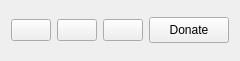
   <widget class="QWidget" name="horizontalLayoutWidget">
    <property name="geometry">
     <rect>
      <x>410</x>
      <y>0</y>
      <width>201</width>
      <height>61</height>
     </rect>
    </property>
    <layout class="QHBoxLayout" name="horizontalLayout">
     <item>
      <widget class="QPushButton" name="pushButton_Website">
       <property name="toolTip">
        <string>Visit wpn-xm.org.</string>
       </property>
       <property name="layoutDirection">
        <enum>Qt::LeftToRight</enum>
       </property>
       <property name="autoFillBackground">
        <bool>false</bool>
       </property>
       <property name="styleSheet">
        <string notr="true"/>
       </property>
       <property name="text">
        <string notr="true"/>
       </property>
       <property name="icon">
        <iconset resource="resources/Resources.qrc">
         <normaloff>:/home.png</normaloff>:/home.png</iconset>
       </property>
       <property name="iconSize">
        <size>
         <width>16</width>
         <height>16</height>
        </size>
       </property>
       <property name="autoDefault">
        <bool>false</bool>
       </property>
       <property name="flat">
        <bool>false</bool>
       </property>
      </widget>
     </item>
     <item>
      <widget class="QPushButton" name="pushButton_GoogleGroup">
       <property name="toolTip">
        <string>Go to WPN-XM Mailinglist.</string>
       </property>
       <property name="layoutDirection">
        <enum>Qt::LeftToRight</enum>
       </property>
       <property name="autoFillBackground">
        <bool>false</bool>
       </property>
       <property name="styleSheet">
        <string notr="true"/>
       </property>
       <property name="text">
        <string notr="true"/>
       </property>
       <property name="icon">
        <iconset resource="resources/Resources.qrc">
         <normaloff>:/mail.png</normaloff>:/mail.png</iconset>
       </property>
       <property name="iconSize">
        <size>
         <width>16</width>
         <height>16</height>
        </size>
       </property>
       <property name="autoDefault">
        <bool>false</bool>
       </property>
       <property name="flat">
        <bool>false</bool>
       </property>
      </widget>
     </item>
     <item>
      <widget class="QPushButton" name="pushButton_ReportBug">
       <property name="toolTip">
        <string>Report Issue or Request Feature!</string>
       </property>
       <property name="layoutDirection">
        <enum>Qt::LeftToRight</enum>
       </property>
       <property name="autoFillBackground">
        <bool>false</bool>
       </property>
       <property name="styleSheet">
        <string notr="true"/>
       </property>
       <property name="text">
        <string notr="true"/>
       </property>
       <property name="icon">
        <iconset resource="resources/Resources.qrc">
         <normaloff>:/report_bug</normaloff>:/report_bug</iconset>
       </property>
       <property name="iconSize">
        <size>
         <width>16</width>
         <height>16</height>
        </size>
       </property>
       <property name="autoDefault">
        <bool>false</bool>
       </property>
       <property name="flat">
        <bool>false</bool>
       </property>
      </widget>
     </item>
     <item>
      <widget class="QPushButton" name="pushButton_Donate">
       <property name="maximumSize">
        <size>
         <width>101</width>
         <height>26</height>
        </size>
       </property>
       <property name="toolTip">
        <string>Help improving WPN-XM by donating.</string>
       </property>
       <property name="layoutDirection">
        <enum>Qt::LeftToRight</enum>
       </property>
       <property name="autoFillBackground">
        <bool>false</bool>
       </property>
       <property name="styleSheet">
        <string notr="true"/>
       </property>
       <property name="text">
        <string>Donate</string>
       </property>
       <property name="icon">
        <iconset resource="resources/Resources.qrc">
         <normaloff>:/gear.png</normaloff>:/gear.png</iconset>
       </property>
       <property name="iconSize">
        <size>
         <width>16</width>
         <height>16</height>
        </size>
       </property>
       <property name="autoDefault">
        <bool>false</bool>
       </property>
       <property name="flat">
        <bool>false</bool>
       </property>
      </widget>
     </item>
    </layout>
   </widget>
